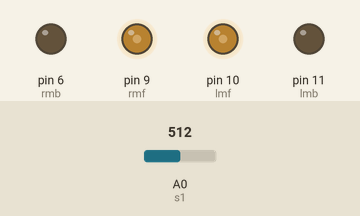
Simulated run of this sketch. Board: Arduino Uno, built with avr-gcc and run on an emulated ATmega328P. On the bench: output pins drawn as LEDs (lit = HIGH). The test bench sets the inputs (shaded band); at power-on: A0 (s1) = 512.

Above: at 0.1 s.
Timing chart, 0 to 1.6 s (numbered marks = the images above):
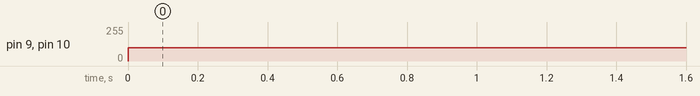

The sketch:

simplelinefollower.ino
```cpp
/*Simple Line Follower
 * Author : Vinamr L Sachdeva
 * Date : 1, August 2017
 */

//Initialising Motors
int rmf = 9; //Right Motor Forward
int rmb = 6; //Right Motor Back
int lmf = 10; //Left Motor Forward
int lmb = 11; //Left Motor Back

//Initialising Sensors
int s1 = A0; //Right Extreme
int s2 = A1; //Right Middle
int s3 = A2; //Center
int s4 = A3; //Left Middle
int s5 = A4; //Left Extreme

void setup() {
  // put your setup code here, to run once:

pinMode(rmf, OUTPUT);
pinMode(rmb, OUTPUT);
pinMode(lmf, OUTPUT);
pinMode(lmb, OUTPUT);

pinMode(s1, INPUT);
pinMode(s2, INPUT);
pinMode(s3, INPUT);
pinMode(s4, INPUT);
pinMode(s5, INPUT);

}

void loop() {

/*
 *  ls1  ls2  ms   rs2  rs1
 *   1    1    1    1    1   =  forwrard
 *   1    1    1    0    0   =  90 degree left
 *   0    1    1    0    0   =  curve left
 *   0    0    1    0    0   =  forward
 *   0    0    1    1    1   =  curve right
 *   0    0    1    1    0   =  90 degree right
 */


if (analogRead(s1)>=700 && analogRead(s2)>=700 && analogRead(s3)>=700 && analogRead(s4)>=700 && analogRead(s5)>=700)

{
  analogWrite(rmf, 100);
  analogWrite(lmf, 100);
  analogWrite(rmb, 0);
  analogWrite(lmb, 0);
}

else if (analogRead(s1)>=700 && analogRead(s2)>=700 && analogRead(s3)>=700 && analogRead(s4)<=100 && analogRead(s5)<=100)

{
  analogWrite(rmf, 0);
  analogWrite(lmf, 100);
  analogWrite(rmb, 100);
  analogWrite(lmb, 0);
}

else if (analogRead(s1)>=700 && analogRead(s2)>=700 && analogRead(s3)>=700 && analogRead(s4)>=700 && analogRead(s5)<=100)

{

  analogWrite(rmf, 0);
  analogWrite(lmf, 100);
  analogWrite(rmb, 100);
  analogWrite(lmb, 0);
}

else if (analogRead(s1)>=700 && analogRead(s2)>=700 && analogRead(s3)>=700 && analogRead(s4)<=100 && analogRead(s5)>=700)

{

  analogWrite(rmf, 0);
  analogWrite(lmf, 100);
  analogWrite(rmb, 100);
  analogWrite(lmb, 0);
}

else if (analogRead(s1)>=700 && analogRead(s2)>=700 && analogRead(s3)>=700 && analogRead(s4)>=700 && analogRead(s5)>=700)

{
  analogWrite(rmf, 100);
  analogWrite(lmf, 100);
  analogWrite(rmb, 0);
  analogWrite(lmb, 0);
}

else if (analogRead(s1)<=100 && analogRead(s2)<=100 && analogRead(s3)>=700 && analogRead(s4)>=700 && analogRead(s5)>=700)
{
  analogWrite(rmf, 100);
  analogWrite(lmf, 0);
  analogWrite(rmb, 0);
  analogWrite(lmb, 100);
}
else if (analogRead(s1)<=100 && analogRead(s2)>=700 && analogRead(s3)>=700 && analogRead(s4)>=700 && analogRead(s5)>=700)

{
  analogWrite(rmf, 100);
  analogWrite(lmf, 0);
  analogWrite(rmb, 0);
  analogWrite(lmb, 100);
}

else if (analogRead(s1)>=700 && analogRead(s2)<=100 && analogRead(s3)>=700 && analogRead(s4)>=700 && analogRead(s5)>=700)

{
  analogWrite(rmf, 100);
  analogWrite(lmf, 0);
  analogWrite(rmb, 0);
  analogWrite(lmb, 100);
}

else
{
  analogWrite(rmf, 100);
  analogWrite(lmf, 100);
  analogWrite(rmb, 0);
  analogWrite(lmb, 0);
}

}
```

Measured:
- by itself, pin 9 (rmf), pin 10 (lmf): 0/255 → 100/255 at 0.00 s
